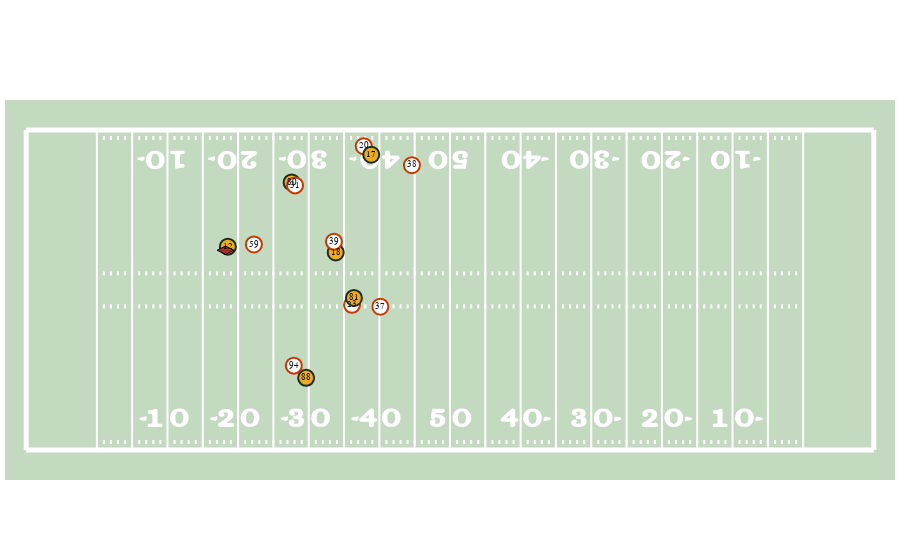

The code cell stored with this chart in its notebook:
### Code cell
fig = plotting.plot_positions(
    interesting_play[interesting_play["event"] == "pass_forward"], "x", "y",
    uniform_number="jerseyNumber",
    home_away_identifier=lambda data: data["team"] == "home",
    hover_text=lambda data: data["displayName"].str.cat(data["position"], sep=" "),
    ball_identifier=lambda data: (data["displayName"] == "Football").values,
    team_abbreviations="team_abbreviation"
)
fig.show()
